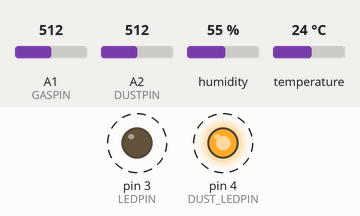
Recording of a sketch running on a simulated Arduino Uno, built with avr-gcc and run on an emulated ATmega328P. On the bench: output pins drawn as LEDs (lit = HIGH). Dashed ring = blinking. Inputs (shaded band) come from the test bench; at power-on: A1 (GASPIN) = 512, A2 (DUSTPIN) = 512, humidity 55 %, temperature 24 °C. The modem accepts every AT command (registered, SIM ready, sends succeed) and sends nothing else; what the sketch prints to the serial monitor is not drawn.

Above: at 16.7 s.
Timing chart, 0 to 19.3 s (numbered marks = the images above):
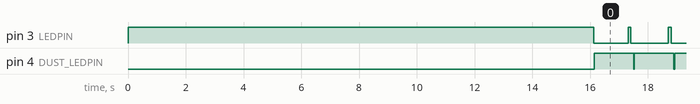

Measured:
- by itself, pin 3 (LEDPIN): alternates HIGH for 0.10 s and LOW for 1.3 s
- by itself, pin 4 (DUST_LEDPIN): alternates HIGH for 1.4 s and LOW for 0.02 s

The sketch:

ThingSpeak_Esp8266.ino
```cpp
/*  Updated 2017-05-19

    Created by Sangmin Park

    Project(Sensor Part)

    Sensor -> Arduino -> Esp8266 -> ThingSpeak

*/

#include <SoftwareSerial.h>
#include <DHT11.h>
SoftwareSerial Wifi =  SoftwareSerial(12, 13);  //Wifi객체생성, esp8266 rx11, tx12(NANO), esp8266 rx12, tx13(UNO)

#define DHTPIN A0             //온습도센서 아날로그 핀
#define GASPIN A1             //가스센서 아날로그 핀
#define DUSTPIN A2             //미세먼지센서 아날로그 핀
#define LEDPIN 3              //신호 알림 LED
#define DUST_LEDPIN 4              //미세먼지 ILED
#define led_delay 100

DHT11 dht11(DHTPIN);         //온습도 센서 객체 생성!
int samplingTime = 280;
int deltaTime = 40;
int sleepTime = 9680;
boolean DEBUG = false;
String apiKey = "HC39Y2NQKXUV0HWW";     // ThingSpeak Apikey
String ssid = "team9";             // Wifi network SSID
String password = "6c700644";           // Wifi network password
float temp, humi, gas, dust, gasVoltage, gasDensity ,dustVoltage, dustDensity;
//================================================================================ setup

//            ||**Setting**||
void setup()
{
  Serial.begin(9600);
  Wifi.begin(9600);
  pinMode(LEDPIN, OUTPUT);
  pinMode(DUST_LEDPIN,OUTPUT);
  digitalWrite(LEDPIN, HIGH);
  Serial.println("--Setup--");
  SetWifi(ssid, password, DEBUG);
  if (DEBUG)
    Serial.println("Setup completed");
  digitalWrite(LEDPIN, LOW);
}
// ====================================================================== loop

//             ||**Main Loop**||
void loop()
{
  // Read sensor values
  digitalWrite(DUST_LEDPIN,LOW); // power on the LED
  delayMicroseconds(samplingTime);
  dht11.read(humi, temp);
  gas =  analogRead(GASPIN);
  gasVoltage = gas * 5.0 / 1024.0;
  gasDensity = 0.17 * gasVoltage - 0.1;   //unit ppm
  gasDensity += 0.01;
  dust = analogRead(DUSTPIN);
  dustVoltage = dust * 5.0 / 1024.0;
  dustDensity = 0.17 * dustVoltage - 0.1; //unit ug/m3
  dustDensity *= 1000;
  dustDensity = (dustDensity + 120); //마이크로 그램으로 변환
  delayMicroseconds(deltaTime);
  digitalWrite(DUST_LEDPIN,HIGH); // turn the LED off
  delayMicroseconds(sleepTime);
  if (isnan(temp) || isnan(humi)) {
    if (DEBUG)
      Serial.println("Failed to read from DHT");
  } else if (isnan(gas)) {
    if (DEBUG)
      Serial.println("Failed to read from GAS");
  } else if (isnan(dust)) {
    if (DEBUG)
      Serial.println("Failed to read from DUST");
  } else {
    if (DEBUG) {
      Serial.println("Temp=" + String(temp) + "℃");
      Serial.println("Humidity=" + String(humi) + "%");
      Serial.println("Gas=" + String(gasDensity) + "ppm");
      Serial.println("Fine Dust=" + String(dustDensity) + "ug/m3");
    }
    if (false == ThingSpeakWrite(temp, humi, gasDensity, dustDensity , DEBUG))                                  // Write values to thingspeak
      return;
  }
}

//            || **Methods** ||
void SetWifi(String ssid, String pw, boolean DEBUG)
{
  Serial.println("--SetWifi--");
  digitalWrite(LEDPIN, HIGH);
  SendData("AT+RST\r\n", 2000, DEBUG); // reset module
  SendData("AT+CIOBAUD?\r\n", 2000, DEBUG); // check baudrate (redundant)
  SendData("AT+CWMODE=3\r\n", 1000, DEBUG); // configure as access point (working mode: AP+STA)
  SendData("AT+CWLAP\r\n", 3000, DEBUG); // list available access points
  SendData("AT+CWJAP=\"" + ssid + "\",\"" + password + "\"", 5000, DEBUG); // join the access point
  SendData("AT+CIFSR\r\n", 1000, DEBUG); // get ip address
  SendData("AT+CIPMUX=1\r\n", 1000, DEBUG); // configure for multiple connections
  SendData("AT+CIPSERVER=1,80\r\n", 1000, DEBUG); // turn on server on port 80
  digitalWrite(LEDPIN, LOW);
}

//========================================================================

String SendData(String command, const int timeout, boolean DEBUG) {
  String response = "";
  Wifi.print(command); // send the read character to the esp8266
  long int time = millis();
  while ( (time + timeout) > millis())
  {
    while (Wifi.available()) {
      // The esp has data so display its output to the serial window
      char c = Wifi.read(); // read the next character.
      response += c;
    }
  }
  if (DEBUG)
    Serial.print(response);
  return response;
}

String Get4DString(String ApiKey, float Field1 = 0, float Field2 = 0, float Field3 = 0, float Field4 = 0) {
  String temp_str = "GET /update?api_key=";   // prepare GET string
  temp_str += ApiKey;
  temp_str += "&field1=";
  temp_str += String(Field1);
  temp_str += "&field2=";
  temp_str += String(Field2);
  temp_str += "&field3=";
  temp_str += String(Field3);
  temp_str += "&field4=";
  temp_str += String(Field4);
  temp_str += "\r\n\r\n";
  return temp_str;
}

//========================================================================
boolean ThingSpeakWrite(float value1, float value2, float value3, float value4, boolean DEBUG) {
  String cmd = "AT+CIPSTART=\"TCP\",\"";                  // TCP connection
  cmd += "184.106.153.149";                               // api.thingspeak.com
  cmd += "\",80";
  Wifi.println(cmd);
  if (DEBUG)
    Serial.println(cmd);
  if (Wifi.find("Error"))
  {
    if (DEBUG)
      Serial.println("AT+CIPSTART error");
    return false;
  }
  String GetStr = Get4DString(apiKey, value1, value2, value3, value4);      //data temp, humi, gas, fine dust(4개)
  // Send data length
  cmd = "AT+CIPSEND=";
  cmd += String(GetStr.length());
  Wifi.println(cmd);
  if (DEBUG)
    Serial.println(cmd);
  delay(100);
  if (Wifi.find(">"))
  {
    // Send Data String
    digitalWrite(LEDPIN, HIGH);
    delay(led_delay);
    digitalWrite(LEDPIN, LOW);
    Wifi.print(GetStr);
    if (DEBUG) {
      Serial.println("Success Send Data");
      Serial.print("Contents : ");
      Serial.print(GetStr);
    }
  }
  else
  {
    Wifi.println("AT+CIPCLOSE");
    // alert user
      digitalWrite(LEDPIN, HIGH);
      delay(led_delay);
      digitalWrite(LEDPIN, LOW);
      delay(led_delay);
      digitalWrite(LEDPIN, HIGH);
      delay(led_delay);
      digitalWrite(LEDPIN, LOW);
    if (DEBUG) {
      Serial.println("Failed Send Data");
      Serial.println("AT+CIPCLOSE");
      Serial.println("");
    }
    return false;
  }
  return true;
}
```
